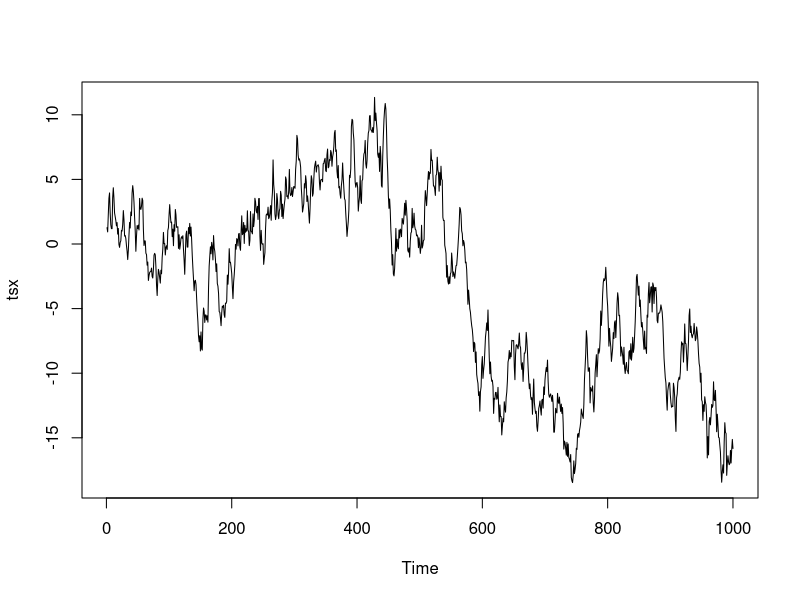
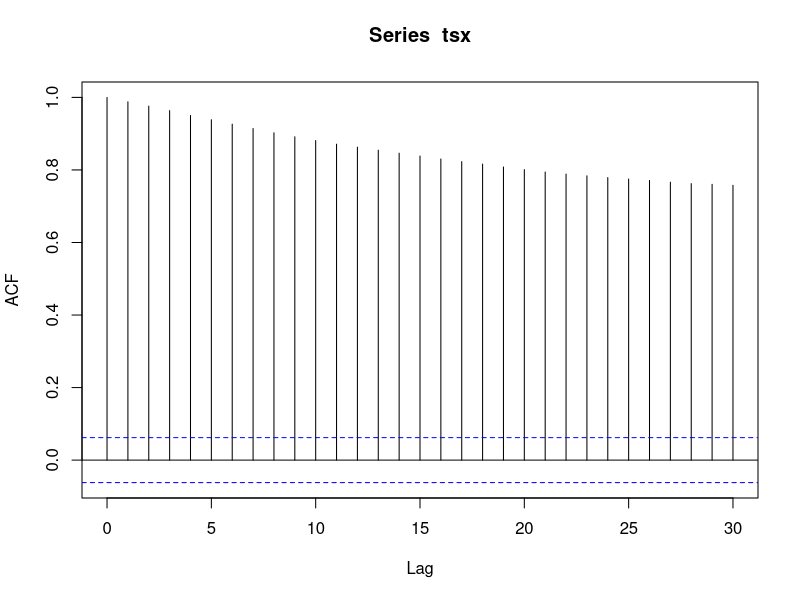
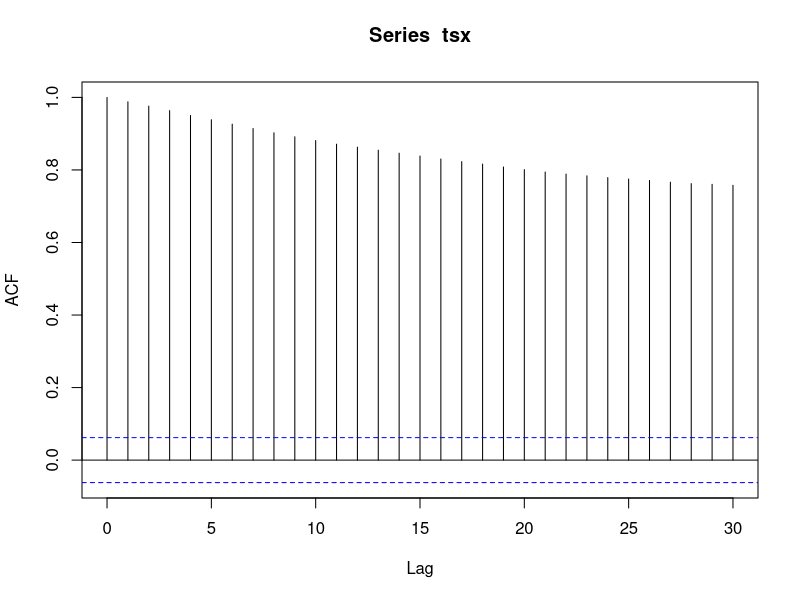
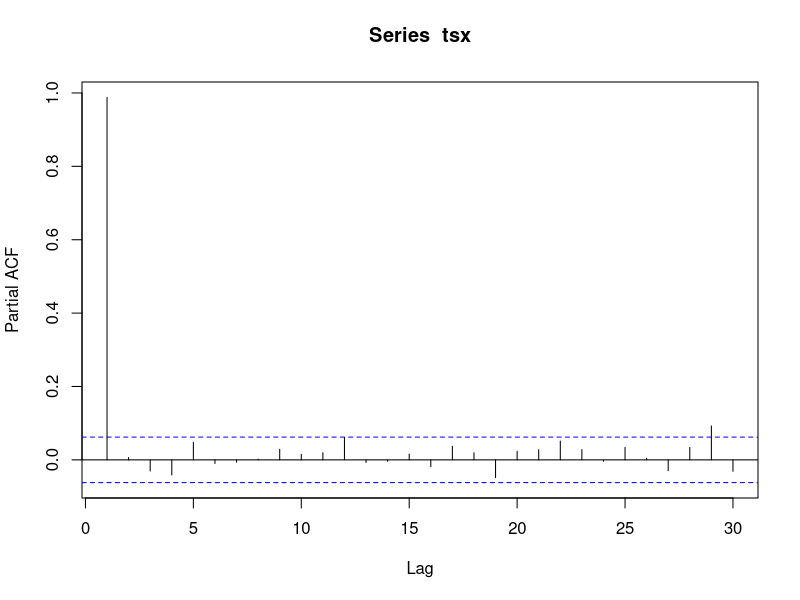
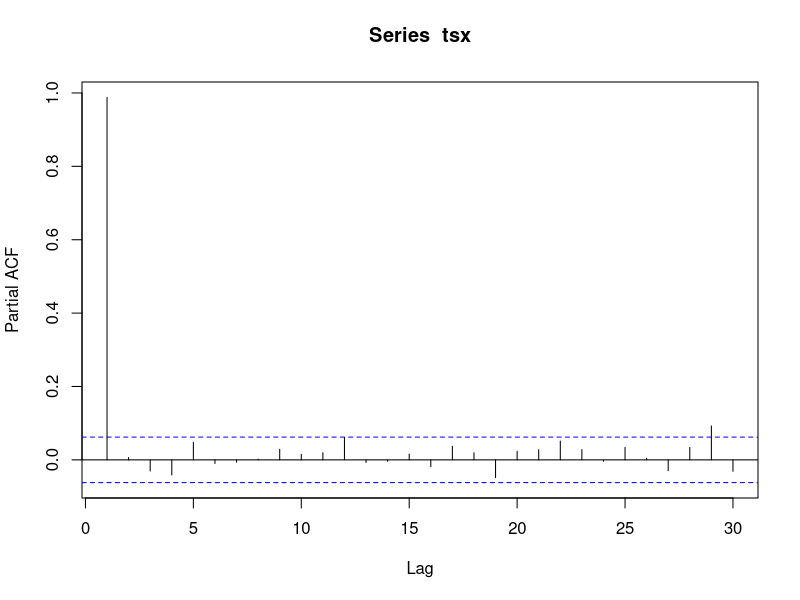
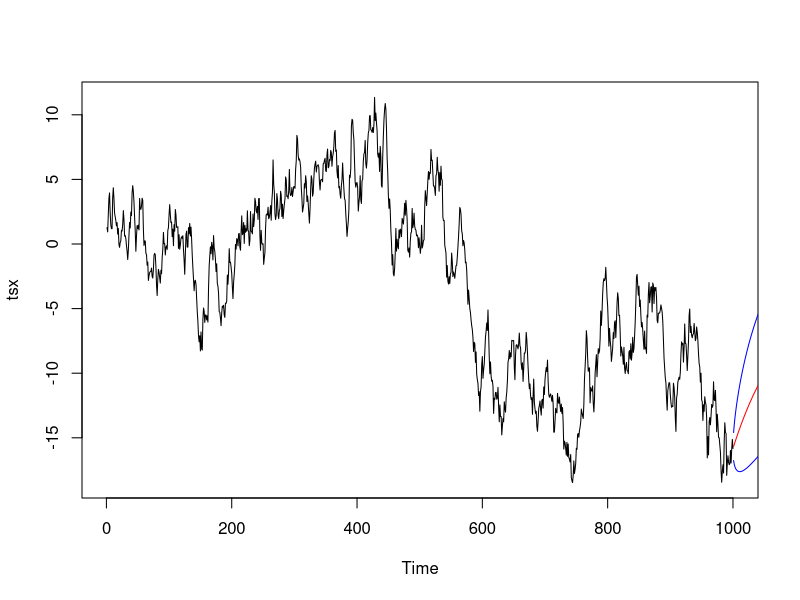
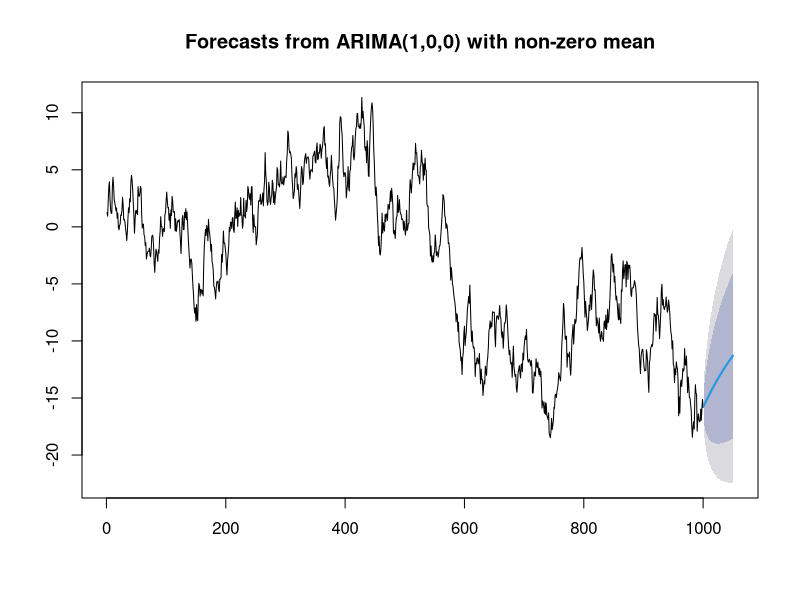

Generate these figures, in order, with R:
set.seed(0)
x<-w<-rnorm(1000)
for(t in 2:1000) x[t]<-x[t-1]+w[t]
tsx<-ts(x)

head(tsx,15)
plot(tsx)

a<-ar(tsx);a
b<-ar(tsx,method = "ols");b
d<-ar(tsx,method = "mle");d

u<-mean(tsx)
v<-var(tsx)

p1<-sum((x[1:length(tsx)-1]-u)*(x[2:length(tsx)]-u))/((length(tsx)-1)*v);p1
p2<-sum((x[1:(length(tsx)-2)]-u)*(x[3:length(tsx)]-u))/((length(tsx)-1)*v);p2
p3<-sum((x[1:(length(tsx)-3)]-u)*(x[4:length(tsx)]-u))/((length(tsx)-1)*v);p3

acf(tsx)$acf
acf(tsx)

pacf(tsx)$acf
pacf(tsx)

predict(a,10,n.ahead=5L)
tsp<-predict(a,n.ahead=50L)

plot(tsx)
lines(tsp$pred,col='red')
lines(tsp$pred+tsp$se,col='blue')
lines(tsp$pred-tsp$se,col='blue')

library('forecast')
a2 <- arima(tsx, order=c(1,0,0))
tsp2<-forecast(a2, h=50)
plot(tsp2)
tsp2

